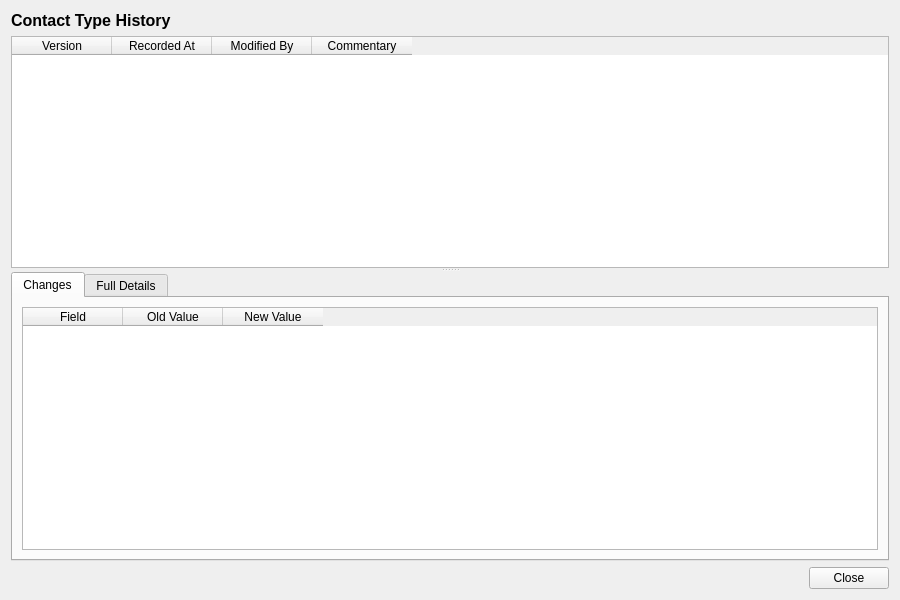
<?xml version="1.0" encoding="UTF-8"?>
<ui version="4.0">
 <class>ContactTypeHistoryDialog</class>
 <widget class="QWidget" name="ContactTypeHistoryDialog">
  <property name="geometry">
   <rect>
    <x>0</x>
    <y>0</y>
    <width>900</width>
    <height>600</height>
   </rect>
  </property>
  <property name="windowTitle">
   <string>Contact Type History</string>
  </property>
  <layout class="QVBoxLayout" name="verticalLayout">
   <item>
    <widget class="QLabel" name="titleLabel">
     <property name="font">
      <font>
       <pointsize>12</pointsize>
       <bold>true</bold>
      </font>
     </property>
     <property name="text">
      <string>Contact Type History</string>
     </property>
    </widget>
   </item>
   <item>
    <widget class="QSplitter" name="splitter">
     <property name="orientation">
      <enum>Qt::Vertical</enum>
     </property>
     <widget class="QTableWidget" name="versionListWidget">
      <property name="minimumHeight">
       <number>150</number>
      </property>
      <property name="maximumHeight">
       <number>250</number>
      </property>
      <property name="alternatingRowColors">
       <bool>true</bool>
      </property>
      <property name="editTriggers">
       <set>QAbstractItemView::NoEditTriggers</set>
      </property>
      <property name="selectionMode">
       <enum>QAbstractItemView::SingleSelection</enum>
      </property>
      <property name="selectionBehavior">
       <enum>QAbstractItemView::SelectRows</enum>
      </property>
      <column>
       <property name="text">
        <string>Version</string>
       </property>
      </column>
      <column>
       <property name="text">
        <string>Recorded At</string>
       </property>
      </column>
      <column>
       <property name="text">
        <string>Modified By</string>
       </property>
      </column>
      <column>
       <property name="text">
        <string>Commentary</string>
       </property>
      </column>
     </widget>
     <widget class="QWidget" name="detailWidget">
      <layout class="QVBoxLayout" name="detailLayout">
       <property name="leftMargin">
        <number>0</number>
       </property>
       <property name="topMargin">
        <number>0</number>
       </property>
       <property name="rightMargin">
        <number>0</number>
       </property>
       <property name="bottomMargin">
        <number>0</number>
       </property>
       <item>
        <widget class="QTabWidget" name="tabWidget">
         <property name="currentIndex">
          <number>0</number>
         </property>
         <widget class="QWidget" name="changesTab">
          <attribute name="title">
           <string>Changes</string>
          </attribute>
          <layout class="QVBoxLayout" name="changesTabLayout">
           <item>
            <widget class="QTableWidget" name="changesTableWidget">
             <property name="editTriggers">
              <set>QAbstractItemView::NoEditTriggers</set>
             </property>
             <property name="alternatingRowColors">
              <bool>true</bool>
             </property>
             <property name="selectionMode">
              <enum>QAbstractItemView::SingleSelection</enum>
             </property>
             <property name="selectionBehavior">
              <enum>QAbstractItemView::SelectRows</enum>
             </property>
             <column>
              <property name="text">
               <string>Field</string>
              </property>
             </column>
             <column>
              <property name="text">
               <string>Old Value</string>
              </property>
             </column>
             <column>
              <property name="text">
               <string>New Value</string>
              </property>
             </column>
            </widget>
           </item>
          </layout>
         </widget>
         <widget class="QWidget" name="fullDetailsTab">
          <attribute name="title">
           <string>Full Details</string>
          </attribute>
          <layout class="QVBoxLayout" name="fullDetailsTabLayout">
           <item>
            <widget class="QScrollArea" name="scrollArea">
             <property name="widgetResizable">
              <bool>true</bool>
             </property>
             <widget class="QWidget" name="scrollAreaWidgetContents">
              <property name="geometry">
               <rect>
                <x>0</x>
                <y>0</y>
                <width>560</width>
                <height>450</height>
               </rect>
              </property>
              <layout class="QFormLayout" name="formLayout">
               <item row="0" column="0">
                <widget class="QLabel" name="codeLabel">
                 <property name="text">
                  <string>Code:</string>
                 </property>
                </widget>
               </item>
               <item row="0" column="1">
                <widget class="QLabel" name="codeValue">
                 <property name="text">
                  <string/>
                 </property>
                </widget>
               </item>
               <item row="1" column="0">
                <widget class="QLabel" name="nameLabel">
                 <property name="text">
                  <string>Name:</string>
                 </property>
                </widget>
               </item>
               <item row="1" column="1">
                <widget class="QLabel" name="nameValue">
                 <property name="text">
                  <string/>
                 </property>
                </widget>
               </item>
               <item row="2" column="0">
                <widget class="QLabel" name="descriptionLabel">
                 <property name="text">
                  <string>Description:</string>
                 </property>
                </widget>
               </item>
               <item row="2" column="1">
                <widget class="QLabel" name="descriptionValue">
                 <property name="text">
                  <string/>
                 </property>
                </widget>
               </item>
               <item row="3" column="0">
                <widget class="QLabel" name="display_orderLabel">
                 <property name="text">
                  <string>Display Order:</string>
                 </property>
                </widget>
               </item>
               <item row="3" column="1">
                <widget class="QLabel" name="displayOrderValue">
                 <property name="text">
                  <string/>
                 </property>
                </widget>
               </item>
               <item row="4" column="0">
                <widget class="QLabel" name="versionNumberLabel">
                 <property name="text">
                  <string>Version:</string>
                 </property>
                </widget>
               </item>
               <item row="4" column="1">
                <widget class="QLabel" name="versionNumberValue">
                 <property name="text">
                  <string/>
                 </property>
                </widget>
               </item>
               <item row="5" column="0">
                <widget class="QLabel" name="modifiedByLabel">
                 <property name="text">
                  <string>Modified By:</string>
                 </property>
                </widget>
               </item>
               <item row="5" column="1">
                <widget class="QLabel" name="modifiedByValue">
                 <property name="text">
                  <string/>
                 </property>
                </widget>
               </item>
               <item row="6" column="0">
                <widget class="QLabel" name="recordedAtLabel">
                 <property name="text">
                  <string>Recorded At:</string>
                 </property>
                </widget>
               </item>
               <item row="6" column="1">
                <widget class="QLabel" name="recordedAtValue">
                 <property name="text">
                  <string/>
                 </property>
                </widget>
               </item>
               <item row="7" column="0">
                <widget class="QLabel" name="changeCommentaryLabel">
                 <property name="text">
                  <string>Change Commentary:</string>
                 </property>
                </widget>
               </item>
               <item row="7" column="1">
                <widget class="QLabel" name="changeCommentaryValue">
                 <property name="text">
                  <string/>
                 </property>
                 <property name="wordWrap">
                  <bool>true</bool>
                 </property>
                </widget>
               </item>
              </layout>
             </widget>
            </widget>
           </item>
          </layout>
         </widget>
        </widget>
       </item>
      </layout>
     </widget>
    </widget>
   </item>
   <item>
    <layout class="QHBoxLayout" name="buttonLayout">
     <item>
      <spacer name="horizontalSpacer">
       <property name="orientation">
        <enum>Qt::Horizontal</enum>
       </property>
       <property name="sizeHint" stdset="0">
        <size><width>40</width><height>20</height></size>
       </property>
      </spacer>
     </item>
     <item>
      <widget class="QPushButton" name="closeButton">
       <property name="text">
        <string>Close</string>
       </property>
      </widget>
     </item>
    </layout>
   </item>
  </layout>
 </widget>
 <resources/>
 <connections/>
</ui>
